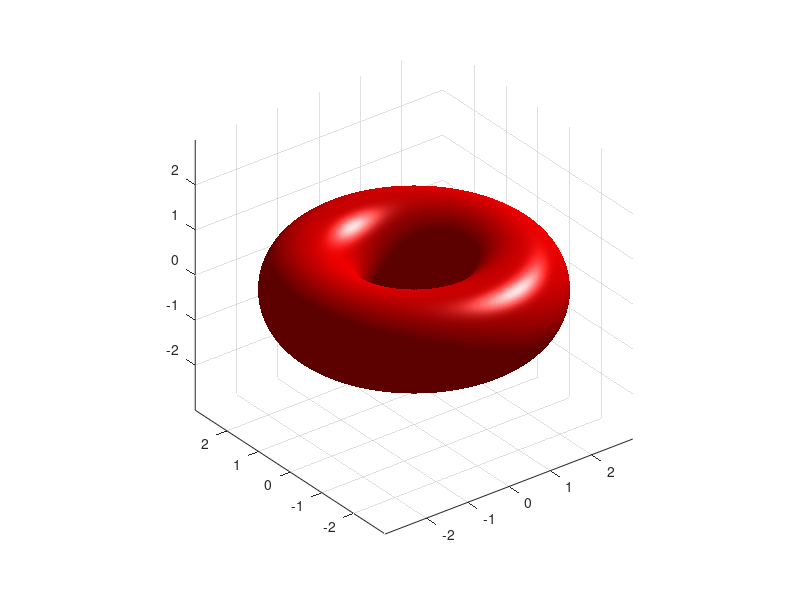

Reproduce this figure in MATLAB.
function rajz3()
%UNTITLED6 Summary of this function goes here
%   Detailed explanation goes here
[x,y] = meshgrid(-pi:0.01:pi+0.01,-pi:0.01:pi+0.01);

szin = x;
szin = repmat(szin,1,1,3);
szin(:,:,1) = 1;
szin(:,:,2) = 0;
szin(:,:,3) = 0;


clf;
surf((2+sin(x)).*sin(y),(2+sin(x)).*cos(y),cos(x),szin,"EdgeColor","none")
axis("equal")
light
end